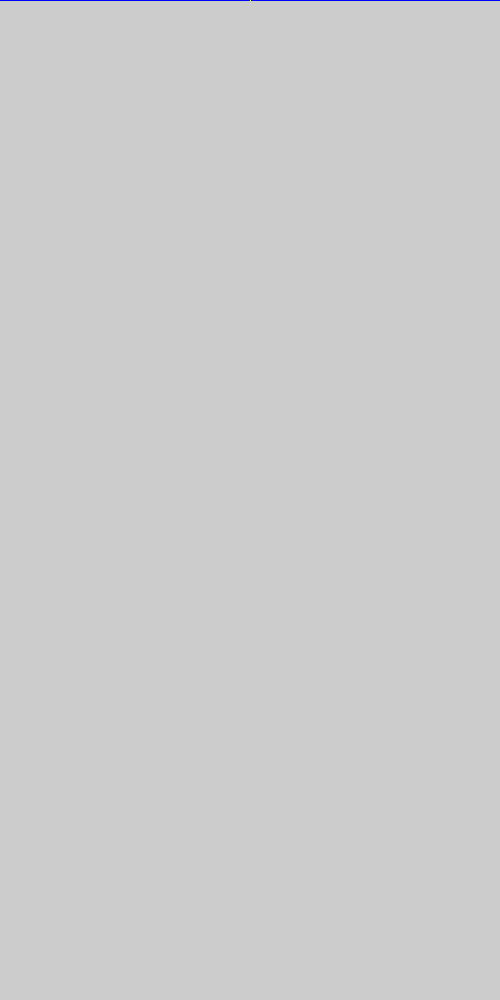
Frame 1 (no input)
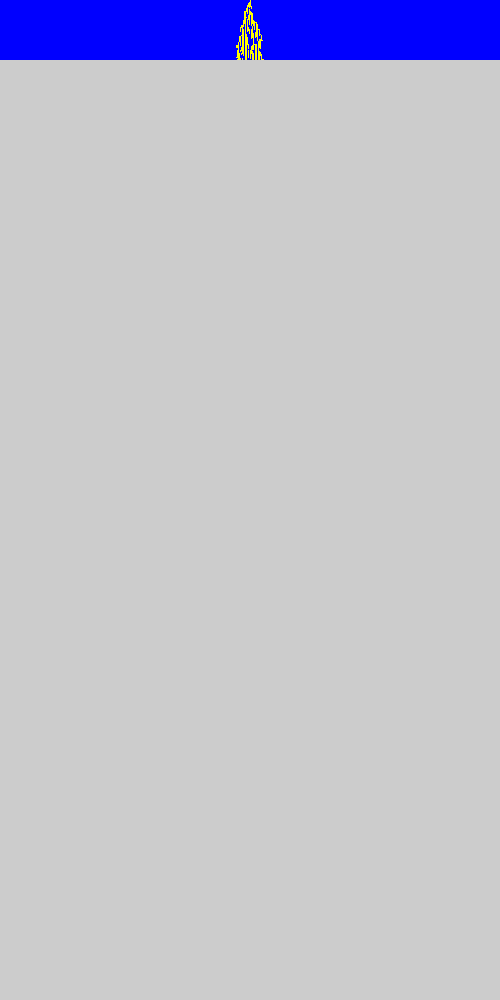
Frame 60 (the mouse pressed at the canvas centre just before this capture)
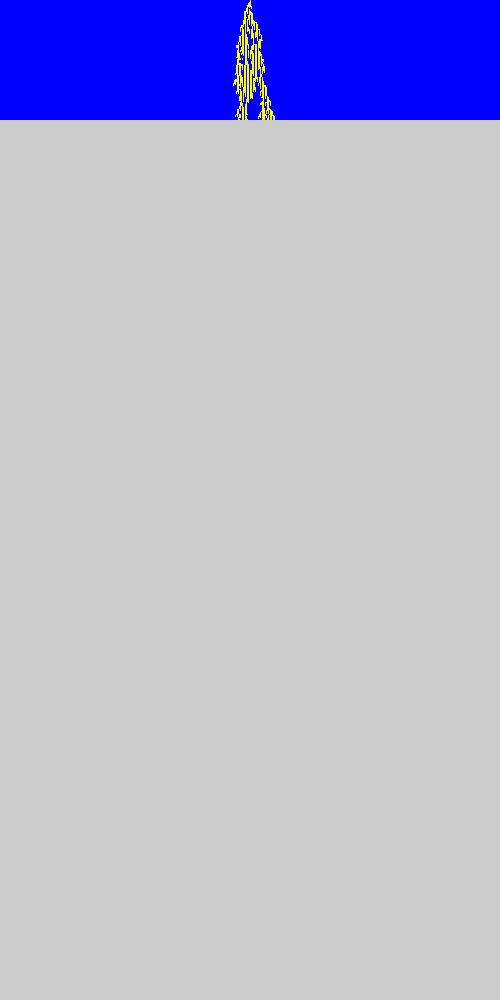
Frame 120 (the mouse held since frame 60 and released just before this capture)

The Processing sketch that drew these frames (run headless with seeded random() and noise(); from frame 60 on, the mouse is pressed at the canvas centre):

// Processing sketch: asynchronic1Dnon
// ── asynchronic1Dnon.pde
/// "Not too many neighbors": 
/// The one-dimensional, asynchronous cellular automaton.
//-///////////////////////////////////////////////////////

final int WorldSize=500; // How many cells do we want?
final int MCD=3;         // Monte Carlo step divider
final int FR=300;        // Expected speed of the simulation

int[] World=new int[WorldSize]; // Here it creates an array of the "world"

void setup() // modifies external World
{
  size(500,1000); // The window is more vertical than horizontal
  frameRate(FR);  // Expected speed of the simulation
  noSmooth();     // Antialiasing is unnecessary for cellular automata
  // Initialisation
  World[WorldSize/2]=1; // The seed of the automaton more or less in the middle
}

void Visualisation1()
{
  for(int i=0;i<WorldSize;i++)
  {                               
    if(World[i]>0) stroke(255,255,0); // Non-zero cells are yellow
    else           stroke(0,0,255);   // Zero cells are blue
    point(i,t); // State of the 'i' cell of the automaton at time 't'
  }
}

void Visualisation2()
{
  for(int i=0;i<WorldSize;i++)
  {                               
    if(World[i]>0) stroke(0,255,128); // Non-zero cells are green
    else           stroke(0); // Zero cells are black
    line(i,t,i,height); // State of the 'i' cell of the automaton at time 't'
  }
}

int t=0; // Time counter, i.e. steps/generations/years

void draw() // uses external t
{
  if(t>height) // Is it off screen?
    return;    // We use "emergency exit" because there is nothing to draw 
 
  Visualisation1();
  
  // Monte Carlo or part of Monte Carlo step
  int N=WorldSize/MCD; // At MOST 1/MCD of the automaton cells changes its state in a time step
  for(int j=0;j<N;j++)
  {
       int i=int(random(WorldSize)); // We need to truncate the fractional part
       
       // Calculation of neighbors' indices taking into account the "boundary conditions" 
       int right = (i+1) % WorldSize; // Wrapping in a circle using the remainder of division operator       
       int left  = (WorldSize+i-1) % WorldSize; // This operator works intuitively only for positive numbers!
       int lcou  = 0; // counter of live neighbors
       
       if(World[left]>0) // Is the left neighbor not zero, ie is he "alive"?
         lcou++;    
       
       if(World[right]>0) // Is the right neighbor not zero?
         lcou++; 
       
       // The rule of this automaton - if you have ONE living neighbor, you are alive
       if(lcou==1)
         World[i]=1;
       else
         World[i]=0;
   }
   
   t++; // The next generation/step/year
}

 
/// @date 2026-10-07 ( → https://github.com/borkowsk/bookProcessingEN)
